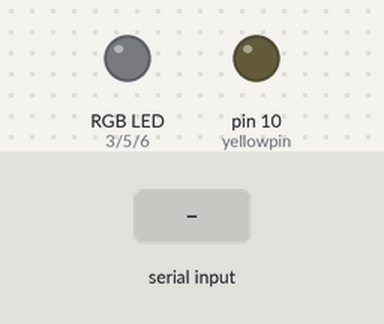
Bench run of a sketch on a simulated Arduino Uno, built with avr-gcc and run on an emulated ATmega328P. Parts: an RGB LED mixed from three pins (HIGH = lit), output pins drawn as LEDs (lit = HIGH). The test bench sets the inputs (shaded band).

Above: at 1.2 s.
1.3 s: "90,45,200,10\n" received over Serial
At 2.3 s:
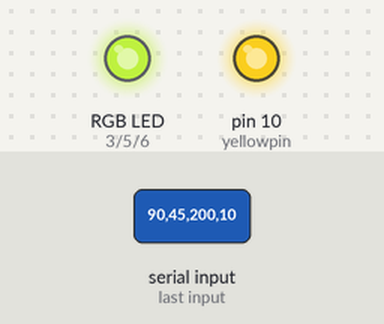
2.8 s: "30,150,10,200\n" received over Serial
At 3.5 s:
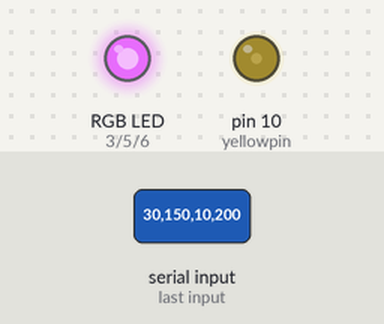
Timing chart, 0 to 5.8 s (numbered marks = the images above; inputs shaded):
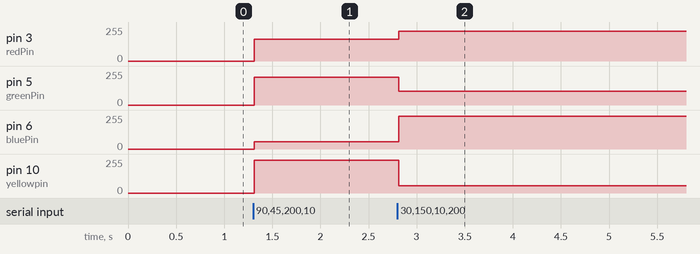

Measured:
- after the input at 1.3 s, pin 3 (redPin): 0/255 → 165/255 at once; pin 5 (greenPin): 0/255 → 210/255 at once; pin 6 (bluePin): 0/255 → 55/255 at once; pin 10 (yellowpin): 0/255 → 245/255 at once
- after the input at 2.8 s, pin 3 (redPin): 165/255 → 225/255 at once; pin 5 (greenPin): 210/255 → 105/255 at once; pin 6 (bluePin): 55/255 → 245/255 at once; pin 10 (yellowpin): 245/255 → 55/255 at once

The sketch:

BLE_RGB.ino
```cpp
/*
  Controlling RGB Lights using Arduino Uno and HM-10
  connect HM-10 as TX-RX
               and RX-TX

  Circuit: Common-Cathode RGB LED wired like so:
  - red anode: digital pin 3
  - green anode: digital pin 5
  - blue anode: digital pin 6
  - blue anode: digital pin 10
*/

// pins for the LEDs:
const int redPin = 3;
const int greenPin = 5;
const int bluePin = 6;
const int yellowpin = 10;

void setup() {
  // initialize serial:
  Serial.begin(9600);
  // make the pins outputs:
  pinMode(redPin, OUTPUT);
  pinMode(greenPin, OUTPUT);
  pinMode(bluePin, OUTPUT);
  pinMode(yellowpin, OUTPUT);

}

void loop() {
  // if there's any serial available, read it:
  while (Serial.available() > 0) {

    // look for the next valid integer in the incoming serial stream:
    int red = Serial.parseInt();
    // do it again:
    int green = Serial.parseInt();
    // do it again:
    int blue = Serial.parseInt();
    //again
    int yellow = Serial.parseInt();

    // look for the newline. That's the end of your sentence:
    if (Serial.read() == '\n') {
      // constrain the values to 0 - 255 and invert
      // if you're using a common-cathode LED, just use "constrain(color, 0, 255);"
      red = 255 - constrain(red, 0, 255);
      green = 255 - constrain(green, 0, 255);
      blue = 255 - constrain(blue, 0, 255);
      yellow = 255 - constrain(yellow, 0, 255);

      // fade the red, green, and blue legs of the LED:
      analogWrite(redPin, red);
      analogWrite(greenPin, green);
      analogWrite(bluePin, blue);
      analogWrite(yellowpin, yellow);
    }
  }
}
```
